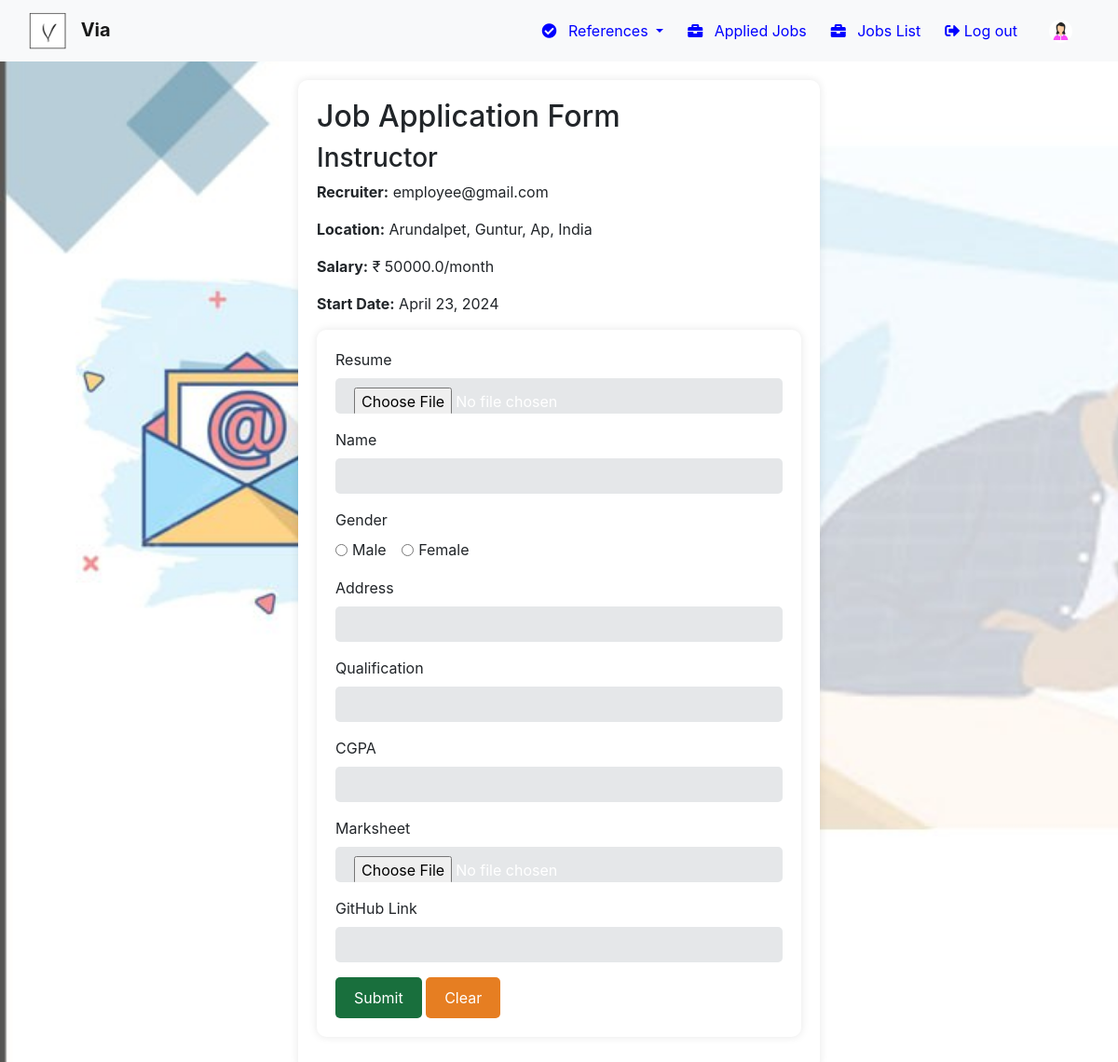
Screenshot of /apply/14/ with the database file from the repository.
### jobs/models.py (models this page shows, shortened)
class Job(models.Model):
    recruiter = models.ForeignKey(Employer, on_delete=models.CASCADE)
    start_date = models.DateField()
    end_date = models.DateField()
    title = models.CharField(max_length=100)
    salary = models.FloatField()
    image = models.ImageField(upload_to="media/")# Change upload_to parameter
    description = models.CharField(max_length=300)
    experience = models.CharField(max_length=50)
    location = models.CharField(max_length=100)
    skills = models.CharField(max_length=100)
    company = models.CharField(max_length=100)  # Add company_name field
    creationdate = models.DateField(auto_now_add=True)  # Add creation date field

class Employer(models.Model):
    user = models.OneToOneField(User, on_delete=models.CASCADE)
    mobile = models.CharField(max_length=15, null=True)
    image = models.ImageField(upload_to="media/",null=True)
    gender = models.CharField(max_length=10, null=True)
    company = models.CharField(max_length=100)
    type = models.CharField(max_length=15, null=True)
    def __str__(self):
        return self.user.username

### jobs/views.py (the view)
# urls.py: path('apply/<int:job_id>/', apply, name='apply'),
def apply(request, job_id):
    if request.method == 'POST':
        resume = request.FILES.get('resume')
        name = request.POST.get('name')
        gender = request.POST.get('gender')
        address = request.POST.get('address')
        qualification = request.POST.get('qualification')
        cgpa = request.POST.get('cgpa')
        marksheet = request.FILES.get('marksheet')
        github = request.POST.get('github')
        job = Job.objects.get(pk=job_id)
        email=request.user
        position = job.title
        employer = job.recruiter
        company_name = job.company
        applied_job = AppliedJobs.objects.create(
            resume=resume,
            name=name,
            gender=gender,
            address=address,
            qualification=qualification,
            cgpa=cgpa,
            marksheet=marksheet,
            github=github,
            candidate=request.user,
            email=email,
            employer=employer,
            position=position,  # Setting the position as job title
            company_name=company_name,
        )
        return render(request, 'apply.html', {'job': job, 'error': 'no'})
    else:
        job = Job.objects.get(pk=job_id)
        return render(request, 'apply.html', {'job': job})

### components/apply.html (shortened to what this page needs)
{% extends 'jobbase.html' %}
{% load static %}
{% block child2 %}
<head>
     <link rel="stylesheet" href="{% static 'apply.css' %}">
</head>
<body >
<div class="card-container">
    <div class="job-form">
    <h2>Job Application Form</h2>
    <h3>{{ job.title }}</h3>
    <p><strong>Recruiter:</strong> {{ job.recruiter }}</p>
    <p><strong>Location:</strong> {{ job.location }}</p>
    <p><strong>Salary:</strong> ₹ {{ job.salary }}/month</p>
    <p><strong>Start Date:</strong> {{ job.start_date }}</p>
    <form id="job-application-form" class="job-form" method="POST" enctype="multipart/form-data">
        <div class="form-group">
            <label for="resume">Resume</label>
            <input type="file" class="form-control" id="resume" name="resume" accept=".pdf,.doc,.docx">
        </div>
        <div class="form-group">
            <label for="name">Name</label>
            <input type="text" class="form-control" id="name" name="name" required>
        </div>
        <div class="form-group">
            <label>Gender</label><br>
            <div class="form-check form-check-inline">
                <input class="form-check-input" type="radio" name="gender" id="male" value="male" required>
                <label class="form-check-label" for="male">Male</label>
            </div>
            <div class="form-check form-check-inline">
                <input class="form-check-input" type="radio" name="gender" id="female" value="female" required>
                <label class="form-check-label" for="female">Female</label>
            </div>
        </div>
        <div class="form-group">
            <label for="address">Address</label>
            <input type="text" class="form-control" id="address" name="address" required>
        </div>
        <div class="form-group">
            <label for="qualification">Qualification</label>
            <input type="text" class="form-control" id="qualification" name="qualification" required>
        </div>
        <div class="form-group">
            <label for="cgpa">CGPA</label>
            <input type="number" class="form-control" id="cgpa" name="cgpa" min="0" max="10" step="0.01" required>
        </div>
        <div class="form-group">
            <label for="marksheet">Marksheet</label>
            <input type="file" class="form-control" id="marksheet" name="marksheet" accept=".pdf,.jpg,.jpeg,.png" required>
        </div>
        <div class="form-group">
            <label for="github">GitHub Link</label>
            <input type="url" class="form-control" id="github" name="github">
        </div>
        <button type="submit" class="btn btn-primary" style="background-color: #196F3D;">Submit</button>
        <button type="button" class="btn btn-secondary" style="background-color: #E67E22"  onclick="clearForm() ">Clear</button>
    </form>
</div>
</div>
</body>
{% endblock child2 %}

### static/apply.css (style rules this page uses)
body { background-image: url('img_5.png'); background-size: cover; }

### components/apply.html (style rules this page uses)
.card-container { max-width: 600px; margin: 0 auto; padding: 20px; border-radius: 10px; }
.job-form { background-color: #fff; padding: 20px; border-radius: 10px; box-shadow: 0px 0px 10px rgba(0, 0, 0, 0.1); }
.job-form input[type="text"], .job-form input[type="number"], .job-form input[type="url"], .job-form input[type="file"], .job-form button[type="submit"], .job-form button[type="button"] { background-color: #E5E7E9; color: white; border: none; padding: 10px 20px; border-radius: 5px; cursor: pointer; transition: background-color 0.3s; }
.job-form input[type="radio"] { background-color: #E5E7E9; color: white; border: none; padding: 5px 10px; border-radius: 5px; cursor: pointer; transition: background-color 0.3s; }

### rows the page displays
Job: title "Instructor", recruiter "employee@gmail.com", location "Arundalpet, Guntur, Ap, India", salary "50000.0", start_date "April 23, 2024"
